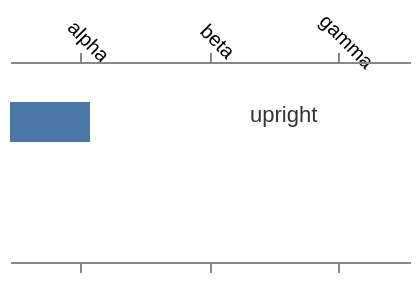

Express this chart as Vega-Lite.
### Vega specification from a JSON file in a GitHub repository (floating-point values rounded to 4 significant figures)
{"$schema": "https://vega.github.io/schema/vega/v6.json", "description": "**A label turned by something that is not an angle contributes nothing to what it is measured in.** `boundText` opens its rotation with `if (item.angle && !mode) { bounds.rotate(item.angle * DegToRad, x, y) }` — the guard is JavaScript **truthiness on the raw value**, and the multiplication happens after it. A `labelAngle` of `\"sideways\"` is a non-empty string and therefore passes, so the label's box is turned by `NaN`; `Bounds.union` is four bare comparisons and every one of them is false against a NaN, so the box never replaces the edge already there. The axis ends up the size of everything it *could* place, which is 11.5 units shorter than one whose labels were measured. This engine discarded the NaN and left the labels at zero degrees, measured in full.\n\nThe guard and the coercion together are why reading this as \"use it when it is a number\" gets three values wrong at once. An angle of `\"\"` is **falsey** and is not rotated; an angle of `\"0\"` is **truthy** and is rotated by zero, which is the same box; an angle of `\"sideways\"` is truthy and rotated by NaN, which is no box at all. Coercing first and testing `!= 0` reproduces all three — `Number(\"\")` is 0 and `Number(\"0\")` is 0 — provided the NaN is **kept**, which is the whole change.\n\n**Two sites, because the rule has two callers.** `turned` is an axis's `labelAngle`, read through `AxisBuilder`; `spun` is a text mark's own `angle` channel, read through `MarkEncoder`. They resolved the value with different functions and only one of them needed fixing to make an axis right, which is exactly how a rule like this survives half-mended. `upright` and `slanted` are the controls: no angle and a real one, and `slanted` matters because a 45-degree label *is* rotated and must still be measured, so a change that dropped every rotated label from the bounds would pass with only `turned` present.\n\n**`spun` hangs off the right edge on purpose, and the first version of this fixture did not.** A text mark sitting *inside* the plotting area cannot tell a NaN rotation from no rotation at all: both leave the surface the size the specification asked for, and a zero angle is not recorded on this engine's node, so the channel comparison is one-sided and skipped. The mutant that discards a mark's angle survived that version. Placed at `x: 195` the unrotated label runs past the plotting area and **grows the surface to 351**, where upstream's NaN-turned one contributes nothing and leaves it at 200 — probed at both, along with `\"\"` and `\"0\"`, which are respectively falsey and truthy-but-zero and both measured in full. Upstream's item bounds for the NaN case are the *cleared* sentinel rather than NaN, because `Bounds.rotate` clears before adding and every comparison against a NaN corner is false.\n\n**`dx` is on the spun mark on purpose.** Upstream's `bound` never turns `dx`/`dy`: it sets the box with them unrotated and turns the whole box about the anchor afterwards. This engine rotates the nudge instead, which is exact for a finite angle and would poison the **anchor** for a NaN one — upstream leaves `item.x` as it was encoded and loses only the bounds. A mark with no `dx` cannot tell the two apart.\n\nThe angle itself is compared through the harness's coerced channels, beside `strokeWidth` and `strokeMiterLimit`: upstream's item carries the word and this engine's node carries the number the word coerces to, and what the two must agree about is where the label ends up.", "width": 200, "height": 100, "padding": 5, "signals": [{"name": "turn", "value": "sideways"}], "data": [{"name": "t", "values": [{"k": "alpha"}, {"k": "beta"}, {"k": "gamma"}]}], "scales": [{"name": "turned", "type": "band", "domain": {"data": "t", "field": "k"}, "range": "width", "padding": 0.1}, {"name": "slanted", "type": "band", "domain": {"data": "t", "field": "k"}, "range": "width", "padding": 0.1}], "axes": [{"orient": "bottom", "scale": "turned", "labelAngle": {"signal": "turn"}}, {"orient": "top", "scale": "slanted", "labelAngle": 45}], "marks": [{"type": "rect", "encode": {"update": {"x": {"value": 0}, "y": {"value": 20}, "width": {"value": 40}, "height": {"value": 20}, "fill": {"value": "#4c78a8"}}}}, {"type": "text", "encode": {"update": {"x": {"value": 195}, "y": {"value": 15}, "text": {"value": "a long spun label"}, "angle": {"signal": "turn"}, "dx": {"value": 7}, "dy": {"value": 3}, "fill": {"value": "#333333"}}}}, {"type": "text", "encode": {"update": {"x": {"value": 120}, "y": {"value": 30}, "text": {"value": "upright"}, "fill": {"value": "#333333"}}}}]}
